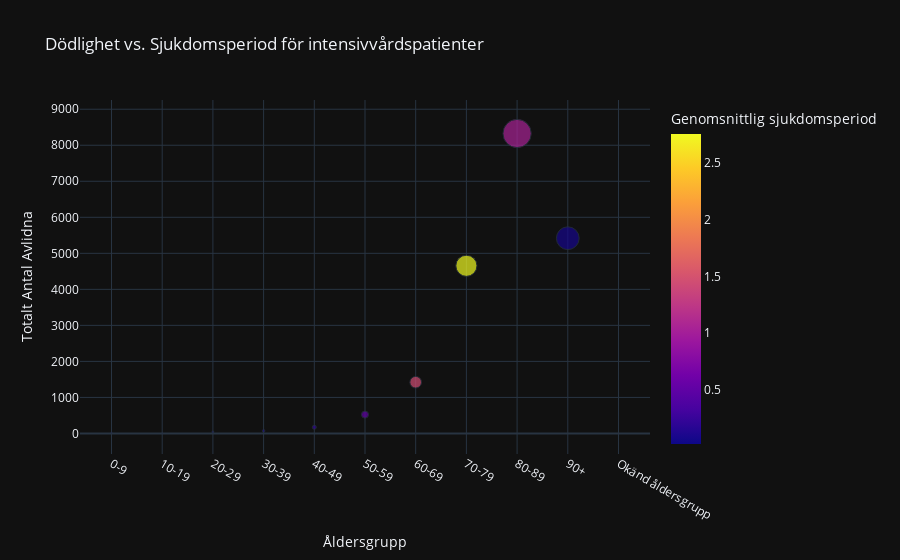

This figure's notebook cell:
### Markdown cell above
**- C) KPI: How does overall mortality relate to the average disease duration for intensive care patients, and are there any noticeable patterns or differences among different age groups?**

### Code cell
## Create a scatter plot for "Dödlighet vs. Sjukdomsperiod för intensivvårdspatienter"
fig = px.scatter(df, x="Åldersgrupp", y="Totalt_antal_avlidna", color="Genomsnittlig_sjukdomsperiod",
                 size="Totalt_antal_avlidna", hover_data=["Åldersgrupp", "Totalt_antal_avlidna", "Genomsnittlig_sjukdomsperiod"],
                 title="Dödlighet vs. Sjukdomsperiod för intensivvårdspatienter",
                 labels={"Totalt_antal_avlidna": "Totalt Antal Avlidna", "Genomsnittlig_sjukdomsperiod": "Genomsnittlig sjukdomsperiod"},
                 template="plotly_dark")

fig.write_html("Visualiseringar/3C.Dödlighet vs. Sjukdomsperiod för intensivvårdspatienter.html")
fig.show()

### Figure 1 — Plotly figure (JSON) as saved in the notebook; plotly's stock layout.template omitted (floating-point values rounded to 4 significant figures)
{"data": [{"customdata": [[0.07894], [0.02838], [0.0681], [0.09971], [0.21], [0.5105], [1.441], [2.749], [1.052], [0.07872], [1.101]], "hovertemplate": "Åldersgrupp=%{x}<br>Totalt Antal Avlidna=%{marker.size}<br>Genomsnittlig sjukdomsperiod=%{marker.color}<extra></extra>", "legendgroup": "", "marker": {"color": [0.07894, 0.02838, 0.0681, 0.09971, 0.21, 0.5105, 1.441, 2.749, 1.052, 0.07872, 1.101], "coloraxis": "coloraxis", "size": [17, 9, 41, 71, 172, 523, 1422, 4654, 8326, 5420, 4], "sizemode": "area", "sizeref": 20.82, "symbol": "circle"}, "mode": "markers", "name": "", "orientation": "v", "showlegend": false, "type": "scatter", "x": ["0-9", "10-19", "20-29", "30-39", "40-49", "50-59", "60-69", "70-79", "80-89", "90+", "Okänd åldersgrupp"], "xaxis": "x", "y": [17, 9, 41, 71, 172, 523, 1422, 4654, 8326, 5420, 4], "yaxis": "y"}], "layout": {"coloraxis": {"colorbar": {"title": {"text": "Genomsnittlig sjukdomsperiod"}}, "colorscale": [[0, "#0d0887"], [0.1111, "#46039f"], [0.2222, "#7201a8"], [0.3333, "#9c179e"], [0.4444, "#bd3786"], [0.5556, "#d8576b"], [0.6667, "#ed7953"], [0.7778, "#fb9f3a"], [0.8889, "#fdca26"], [1, "#f0f921"]]}, "legend": {"itemsizing": "constant", "tracegroupgap": 0}, "title": {"text": "Dödlighet vs. Sjukdomsperiod för intensivvårdspatienter"}, "xaxis": {"anchor": "y", "domain": [0, 1], "title": {"text": "Åldersgrupp"}}, "yaxis": {"anchor": "x", "domain": [0, 1], "title": {"text": "Totalt Antal Avlidna"}}}}
